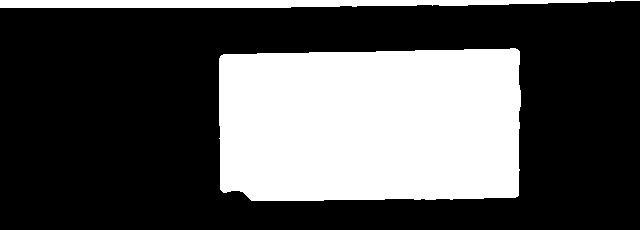
#> input picture Part_1.jpg, 640 x 230 px, found by its file name
$ python obj_det.py
#> lines starting #> are read from the running program, lines starting #| are printed output that depends on the picture; after the words box and inside, x2 and y2 are one past the last pixel; in counts of white or black regions, pixels touching at a corner belong together
import cv2
import numpy as np
from picamera2 import Picamera2
from dataclasses import dataclass


@dataclass
class DetectionResult:
    center_x: float
    center_y: float
    width: float
    height: float
    angle: float
    contour: np.ndarray
    box_points: np.ndarray
    confidence: float = 0.0
    part_id: str | None = None


def score_to_confidence(best_score: float, threshold: float = 0.2) -> float:
    if threshold <= 0:
        conf = 1.0 / (1.0 + best_score)
    else:
        conf = 1.0 - (best_score / threshold)
    return float(np.clip(conf, 0.0, 1.0))

# ---------------------------
# Load reference images (edges or binary)
# ---------------------------
def get_contour(img_path):
#> called with img_path = 'Part_1.jpg'
    img = cv2.imread(img_path, cv2.IMREAD_GRAYSCALE)
#> img is the input picture: shape (230, 640); min 0, max 255, mean 83.6

    # Threshold to binary
    _, thresh = cv2.threshold(img, 160, 255, cv2.THRESH_BINARY)
#> thresh: shape (230, 640); 32.8% white; 2 white regions

    contours, _ = cv2.findContours(thresh, cv2.RETR_EXTERNAL, cv2.CHAIN_APPROX_SIMPLE)
#> contours = 2 contours; box (x1, y1, x2, y2) and area: (219, 48, 521, 201) 43827, (0, 0, 640, 8) 3338

    # Return largest contour
    return max(contours, key=cv2.contourArea), thresh


contour1, thresh1 = get_contour("Part_1.jpg")
#> contour1 = contour of 77 points, box (x1, y1, x2, y2) (219, 48, 521, 201), area 43827
contour2, thresh2 = get_contour("Part_2.jpg")
#> call 2 of get_contour, with img_path = 'Part_2.jpg'
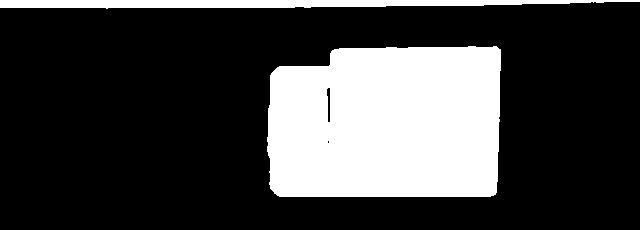
#> input picture Part_2.jpg, 640 x 230 px, found by its file name
#> in get_contour, img is the input picture: shape (230, 640); min 0, max 255, mean 64.6
#> in get_contour (call 2), `_, thresh = cv2.threshold(img, 160, 255, cv2.THRESH_BINARY)`: thresh: shape (230, 640); 25.3% white; 2 white regions
#> in get_contour (call 2), `contours, _ = cv2.findContours(thresh, cv2.RETR_EXTERNAL, cv2.CHAIN_AP..`: contours = 2 contours; box (x1, y1, x2, y2) and area: (267, 46, 501, 197) 32838, (0, 0, 640, 9) 3502
#> contour2 = contour of 81 points, box (x1, y1, x2, y2) (267, 46, 501, 197), area 32838
contour3, thresh3 = get_contour("Part_3.jpg")
#> call 3 of get_contour, with img_path = 'Part_3.jpg'
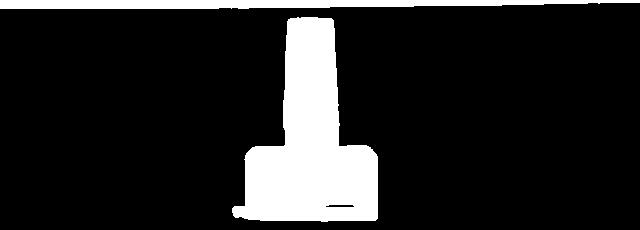
#> input picture Part_3.jpg, 640 x 230 px, found by its file name
#> in get_contour, img is the input picture: shape (230, 640); min 0, max 255, mean 36.7
#> in get_contour (call 3), `_, thresh = cv2.threshold(img, 160, 255, cv2.THRESH_BINARY)`: thresh: shape (230, 640); 14.4% white; 2 white regions
#> in get_contour (call 3), `contours, _ = cv2.findContours(thresh, cv2.RETR_EXTERNAL, cv2.CHAIN_AP..`: contours = 2 contours; box (x1, y1, x2, y2) and area: (232, 17, 378, 222) 16405, (0, 0, 640, 9) 3886
#> contour3 = contour of 96 points, box (x1, y1, x2, y2) (232, 17, 378, 222), area 16405
contour4, thresh4 = get_contour("Part_4.jpg")
#> (the run stopped early here; a loop or call above may not have finished)
